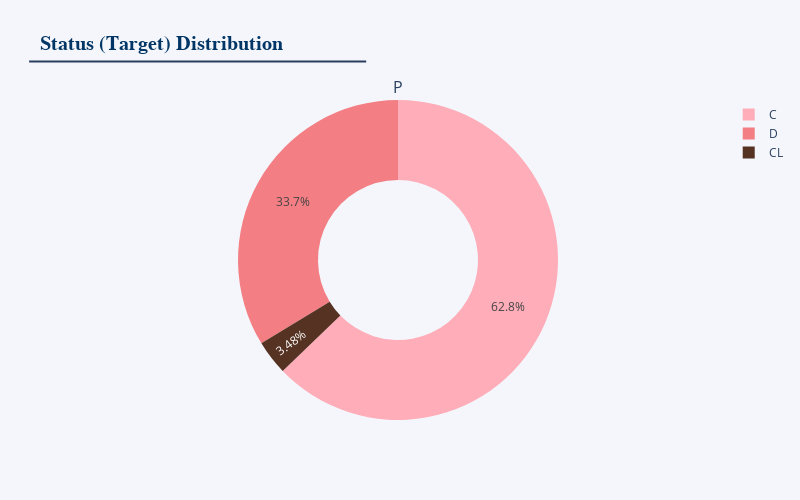

Notebook cell for this chart:
### Code cell
tar_train_labels = ['C', 'D', 'CL']
tar_train_values = train_df['Status'].value_counts().tolist()

# tar_org_labels = ['C', 'D', 'CL']
# tar_org_values = df_org['Status'].value_counts().tolist()

fig = make_subplots(rows = 1, cols = 1, specs =[[{'type':'pie'}]],
                   subplot_titles =("PS Train Data"),)
fig.add_trace(go.Pie(labels = tar_train_labels, values = tar_train_values, name ='Playground'),
              row = 1, col = 1)
# fig.add_trace(go.Pie(labels = tar_org_labels, values = tar_org_values, name ='Original'),
#               row = 1, col = 1)
fig.update_traces(marker = dict(colors =["#FEADB9","#F37E83","#563223"]), hole = 0.5)
fig.update_layout(height = 500, width = 800, bargap = 0.2, xaxis = dict(tickmode ='linear'),
                  title_text ="<b>Status (Target) Distribution</b>",paper_bgcolor ="#F4F6FB",
                  plot_bgcolor ="#F4F6FB",
                  title_font = dict(size = 20, family ='Verdana', color ='#003566'),
                  hoverlabel = dict(font_size = 13))
fig.update_layout(shapes = [dict(type ="line", xref ='paper', yref ='paper',
                                 x0 = -0.08, y0 = 1.12, x1 = 0.45, y1 = 1.12)])
fig.show()

### Figure 1 — Plotly figure (JSON) as saved in the notebook; plotly's stock layout.template omitted (floating-point values rounded to 4 significant figures)
{"data": [{"domain": {"x": [0, 1], "y": [0, 1]}, "hole": 0.5, "labels": ["C", "D", "CL"], "marker": {"colors": ["#FEADB9", "#F37E83", "#563223"]}, "name": "Playground", "type": "pie", "values": [4965, 2665, 275]}], "layout": {"annotations": [{"font": {"size": 16}, "showarrow": false, "text": "P", "x": 0.5, "xanchor": "center", "xref": "paper", "y": 1, "yanchor": "bottom", "yref": "paper"}], "bargap": 0.2, "height": 500, "hoverlabel": {"font": {"size": 13}}, "paper_bgcolor": "#F4F6FB", "plot_bgcolor": "#F4F6FB", "shapes": [{"type": "line", "x0": -0.08, "x1": 0.45, "xref": "paper", "y0": 1.12, "y1": 1.12, "yref": "paper"}], "title": {"font": {"color": "#003566", "family": "Verdana", "size": 20}, "text": "<b>Status (Target) Distribution</b>"}, "width": 800, "xaxis": {"tickmode": "linear"}}}
